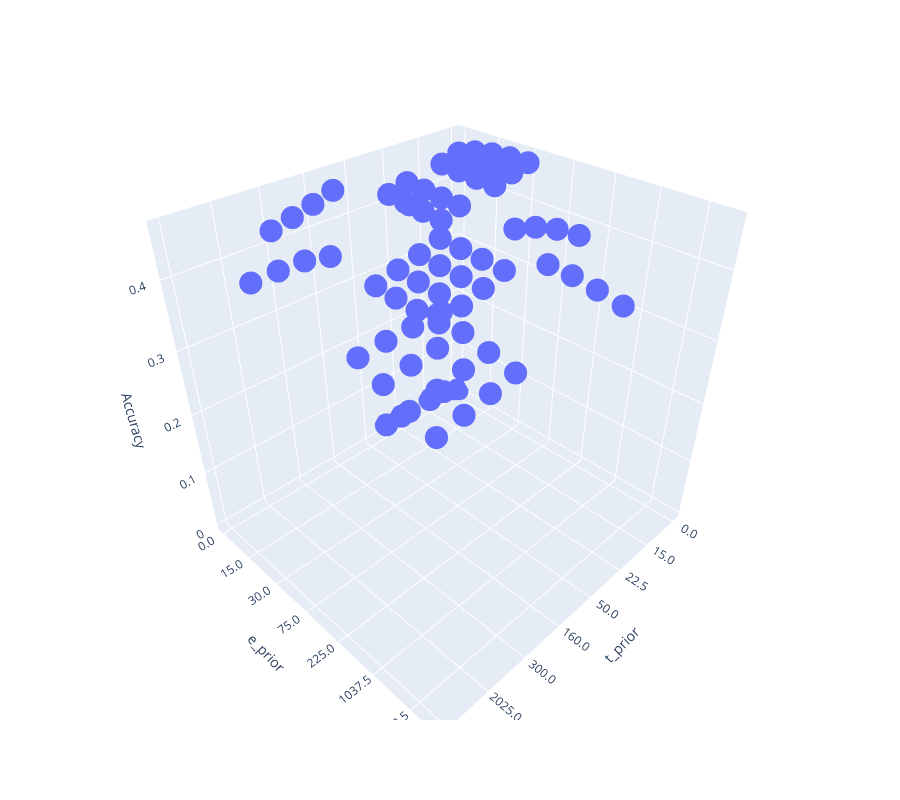

Notebook code for this chart:
### Code cell
px.scatter_3d(accuracies_df, 
              x='t_prior', 
              y='e_prior', 
              z='Accuracy',
              hover_name='Accuracy',
              hover_data=['t_prior', 
                          'e_prior', 
                          'n_chords',
                          'n_melody'],
              category_orders={'t_prior': t_prior_labels,
                               'e_prior':e_prior_labels},
              height=800)
